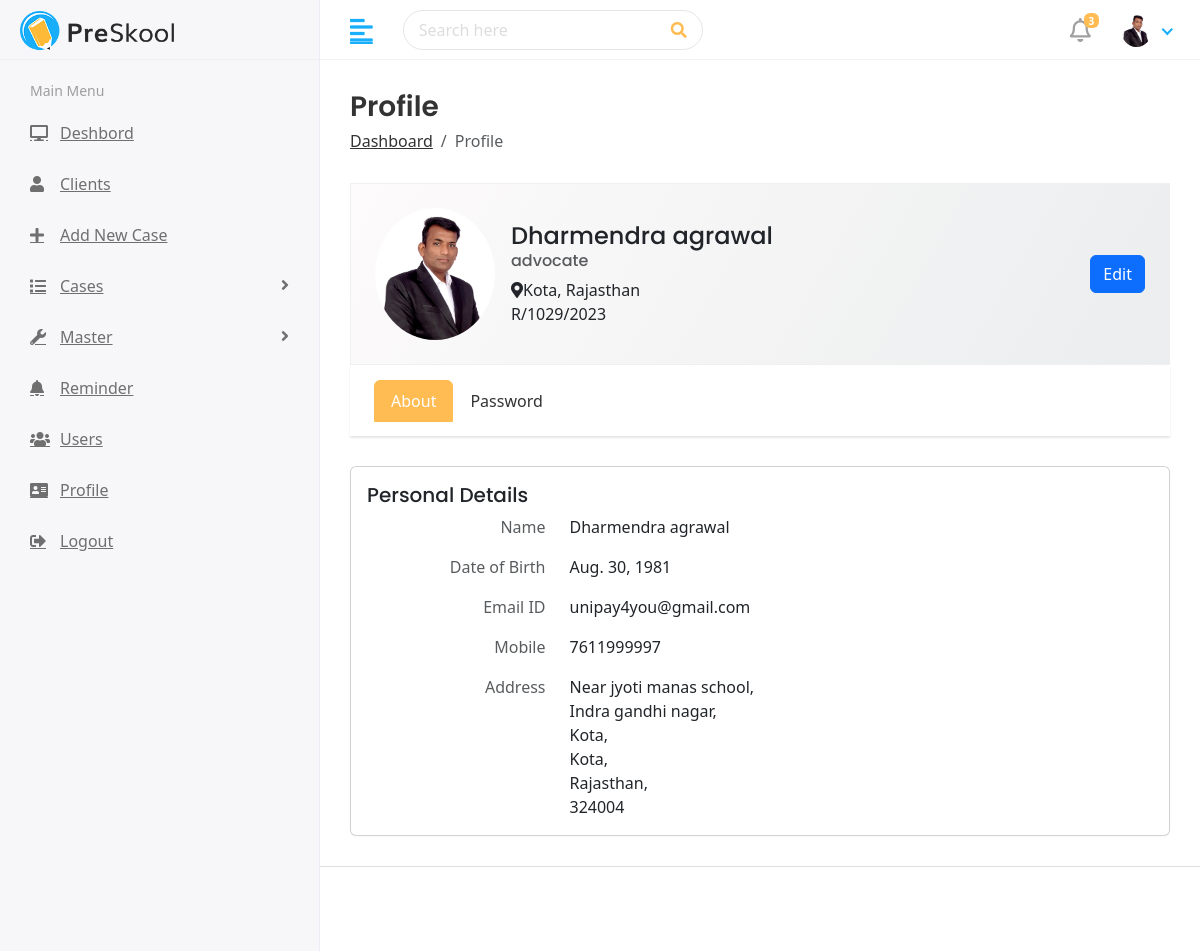
Page /profile (signed in) on the committed database.
### v1/models.py (models this page shows)
class CustomUser(AbstractUser):
    username = None
    uid = models.UUIDField(default=uuid.uuid4, editable=False, unique=True)
    created_at = models.DateTimeField(auto_now_add=True)
    updated_at = models.DateTimeField(auto_now=True)
    phone_number = models.CharField(max_length=15, unique=True)
    profile_bio = models.TextField(max_length=500, blank=True, null=True)
    user_profile_image = models.ImageField(upload_to='media/profile_image', blank=True, null=True)
    email = models.EmailField(unique=True, blank=True, null=True)
    USERNAME_FIELD = 'phone_number'
    user_type_choices = (
        ('admin', 'admin'),
        ('advocate', 'advocate'),
        ('staff', 'staff'),
    )
    user_id = models.OneToOneField(User_ID, on_delete=models.CASCADE, blank=True, null=True)
    user_type = models.CharField(max_length=10, choices=user_type_choices, default='admin')
    user_name = models.CharField(max_length=100, blank=True, null=True)
    user_dob = models.DateField(blank=True,null=True)
    user_address1 = models.CharField(max_length=100, blank=True, null=True)
    user_address2 = models.CharField(max_length=100, blank=True, null=True)
    user_address3 = models.CharField(max_length=100, blank=True, null=True)
    user_state = models.ForeignKey(State, on_delete=models.CASCADE, blank=True, null= True)
    user_district = models.ForeignKey(District, on_delete=models.CASCADE, blank=True, null= True)
    user_district_pincode = models.IntegerField(blank=True, null=True)
    advocate_registration_number = models.CharField(max_length=100, blank=True, null=True)
    user_under_which_advocate = models.CharField(max_length=100, blank=True, null=True)
    is_phone_number_verified = models.BooleanField(default=False)
    is_email_verified = models.BooleanField(default=False)
    is_first_login = models.BooleanField(default=True)
    otp = models.CharField(max_length=6, blank=True, null=True)
    otp_created_at = models.DateTimeField(auto_now_add=True)
    email_token = models.CharField(max_length=200)
    email_token_created_at = models.DateTimeField(blank=True, null=True)
    last_login = models.DateTimeField(blank=True, null=True)
    REQUIRED_FIELDS = []
    objects = UserManager()

class District(models.Model):
    district = models.CharField(max_length=100,null=True, blank=True)
    state = models.ForeignKey(State, on_delete=models.CASCADE)
    def __str__(self):
        return self.district

class State(models.Model):
    state = models.CharField(max_length=100,null=True, blank=True)
    def __str__(self):
        return self.state

### advocatediary/views.py (the view)
# urls.py: path('profile', views.PROFILE, name='profile'),
@login_required(login_url = 'login')
def PROFILE(request):
    phonen_number = request.session.get('phone_number')
    return render(request, 'profile.html')

### templates/profile.html (shortened to what this page needs)
{% load static %}
<!DOCTYPE html>
<html lang="en">
   <head>
      <link rel="stylesheet" href="{% static 'assets/plugins/bootstrap/css/bootstrap.min.css' %}">
      <link rel="stylesheet" href="{% static 'assets/plugins/fontawesome/css/fontawesome.min.css' %}">
      <link rel="stylesheet" href="{% static 'assets/plugins/fontawesome/css/all.min.css' %}">
      <link rel="stylesheet" href="{% static 'assets/css/style.css' %}">
      <link href="https://cdn.jsdelivr.net/npm/bootstrap@5.3.3/dist/css/bootstrap.min.css" rel="stylesheet">
      <link href="https://getbootstrap.com/docs/5.3/assets/css/docs.css" rel="stylesheet">
   </head>
   <body>
         {% include 'header.html' %}
         {% include 'sidebar.html' %}
         <div class="page-wrapper">
            <div class="content container-fluid">
               <div class="page-header">
                  <div class="row">
                     <div class="col">
                        <h3 class="page-title">Profile</h3>
                        <ul class="breadcrumb">
                           <li class="breadcrumb-item"><a href="{% url 'adv_index' %}">Dashboard</a></li>
                           <li class="breadcrumb-item active">Profile</li>
                        </ul>
                     </div>
                  </div>
               </div>
               <div class="row">
                  <div class="col-md-12">
                     <div class="profile-header">
                        <div class="row align-items-center">
                           <div class="col-auto profile-image">
                                {% if user.user_profile_image == '' %}
                              <img class="rounded-circle" alt="User Image" src="{% static 'assets/img/profiles/no_image.png' %}">
                              {% else %}
                              <img class="rounded-circle" alt="User Image" src="/{{user.user_profile_image}}">
                              {% endif %}
                           </div>
                           <div class="col ml-md-n2 profile-user-info">
                              <h4 class="user-name mb-0">{{user.user_name}}</h4>
                              <h6 class="text-muted">{{user.user_type}}</h6>
                              <div class="user-Location"><i class="fas fa-map-marker-alt"></i>{{user.user_district}}, {{user.user_state}}</div>
                              <div class="about-text">{{user.advocate_registration_number}}</div>
                           </div>
                           <div class="col-auto profile-btn">
                              <a href="{% url 'profile_edit' %}" class="btn btn-primary">
                              Edit
                              </a>
                           </div>
                        </div>
                     </div>
                     <div class="profile-menu">
                        <ul class="nav nav-tabs nav-tabs-solid">
                           <li class="nav-item">
                              <a class="nav-link active" data-toggle="tab" href="#per_details_tab">About</a>
                           </li>
                           <li class="nav-item">
                              <a class="nav-link" data-toggle="tab" href="#password_tab">Password</a>
                           </li>
                        </ul>
                     </div>
                     <div class="tab-content profile-tab-cont">
                        <div class="tab-pane fade show active" id="per_details_tab">
                           <div class="row">
                              <div class="col-lg">
                                 <div class="card">
                                    <div class="card-body">
                                       <h5 class="card-title d-flex justify-content-between">
                                          <span>Personal Details</span>
                                       </h5>
                                       <div class="row">
                                          <p class="col-sm-3 text-muted text-sm-right mb-0 mb-sm-3">Name</p>
                                          <p class="col-sm-9">{{user.user_name}}</p>
                                       </div>
                                       <div class="row">
                                          <p class="col-sm-3 text-muted text-sm-right mb-0 mb-sm-3">Date of Birth</p>
                                          <p class="col-sm-9">{{user.user_dob}}</p>
                                       </div>
                                       <div class="row">
                                          <p class="col-sm-3 text-muted text-sm-right mb-0 mb-sm-3">Email ID</p>
                                          <p class="col-sm-9">{{user.email}}</p>
                                       </div>
                                       <div class="row">
                                          <p class="col-sm-3 text-muted text-sm-right mb-0 mb-sm-3">Mobile</p>
                                          <p class="col-sm-9">{{user.phone_number}}</p>
                                       </div>
                                       <div class="row">
                                          <p class="col-sm-3 text-muted text-sm-right mb-0">Address</p>
                                          <p class="col-sm-9 mb-0">{{user.user_address1}},<br>
                                             {{user.user_address2}},<br>
                                             {{user.user_address3}},<br>
                                             {{user.user_district}},<br>
                                             {{user.user_state}},<br>
                                             {{user.user_district_pincode}}
                                          </p>
                                       </div>
                                    </div>
                                 </div>
                              </div>
                           </div>
                        </div>
                     </div>
                  </div>
               </div>
            </div>
         </div>
            {% include 'footer.html' %}
   </body>
</html>

### templates/header.html (shortened to what this page needs)
{% load static %}
<div class="header">
    <div class="header-left">
       <a href="{% url 'adv_index' %}" class="logo">
       <img src="{% static 'assets/img/logo.png' %}" alt="Logo">
       </a>
    </div>
    <a href="javascript:void(0);" id="toggle_btn">
    <i class="fas fa-align-left"></i>
    </a>
    <div class="top-nav-search">
       <form>
          <input type="text" class="form-control" placeholder="Search here">
          <button class="btn" type="submit"><i class="fas fa-search"></i></button>
       </form>
    </div>
    <ul class="nav user-menu">
       <li class="nav-item dropdown noti-dropdown">
          <a href="#" class="dropdown-toggle nav-link" data-toggle="dropdown">
          <i class="far fa-bell"></i> <span class="badge badge-pill">3</span>
          </a>
       </li>
       <li class="nav-item dropdown has-arrow">
          <a href="#" class="dropdown-toggle nav-link" data-toggle="dropdown">
          <span class="user-img"><img class="rounded-circle" src="/{{request.user.user_profile_image}}" width="31" alt="Ryan Taylor"></span>
          </a>
       </li>
    </ul>
 </div>

### rows in the picture
CustomUser: user.user_profile_image (picture), user_profile_image (picture), user_name "Dharmendra agrawal", user_type "advocate", user_district "Kota", user_state "Rajasthan", advocate_registration_number "R/1029/2023", user_dob "Aug. 30, 1981", email "unipay4you@gmail.com", phone_number "7611999997", user_address1 "Near jyoti manas school", user_address2 "Indra gandhi nagar", user_address3 "Kota", user_district_pincode "324004"
